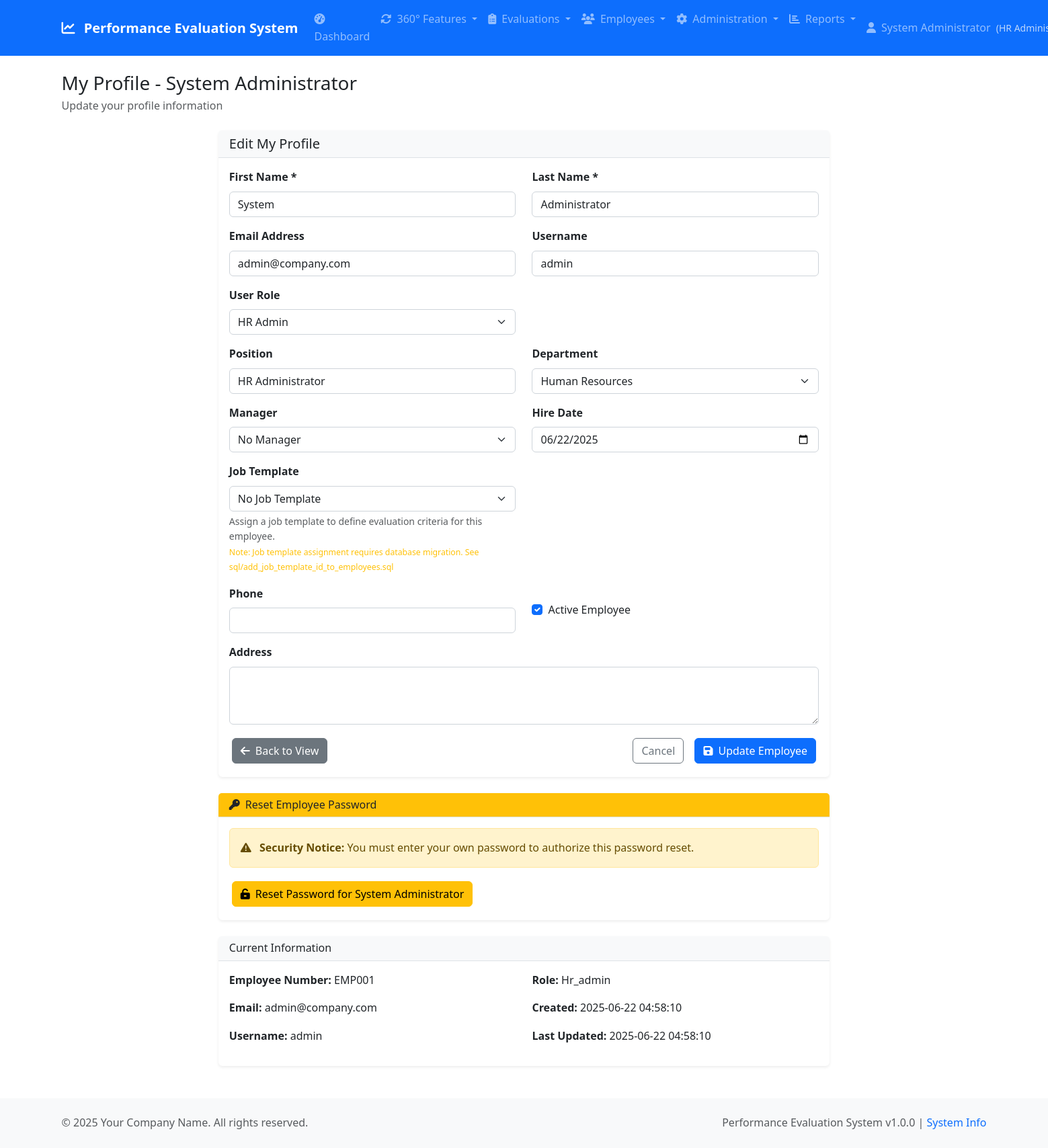
The page /employees/edit.php?id=1 (signed in) on the database its author committed.
### tables this page shows
CREATE TABLE employees (
    employee_id INT AUTO_INCREMENT PRIMARY KEY,
    user_id INT UNIQUE,
    employee_number VARCHAR(20) UNIQUE,
    first_name VARCHAR(50) NOT NULL,
    last_name VARCHAR(50) NOT NULL,
    position VARCHAR(100),
    department VARCHAR(100),
    manager_id INT,
    job_template_id INT,
    hire_date DATE,
    phone VARCHAR(20),
    address TEXT,
    active BOOLEAN DEFAULT TRUE,
    created_at TIMESTAMP DEFAULT CURRENT_TIMESTAMP,
    updated_at TIMESTAMP DEFAULT CURRENT_TIMESTAMP ON UPDATE CURRENT_TIMESTAMP,
    FOREIGN KEY (user_id) REFERENCES users(user_id) ON DELETE SET NULL,
    FOREIGN KEY (manager_id) REFERENCES employees(employee_id) ON DELETE SET NULL,
    INDEX idx_employee_number (employee_number),
    INDEX idx_manager (manager_id),
    INDEX idx_job_template (job_template_id),
    INDEX idx_department (department),
    INDEX idx_active (active)
);

CREATE TABLE users (
    user_id INT AUTO_INCREMENT PRIMARY KEY,
    username VARCHAR(50) UNIQUE NOT NULL,
    email VARCHAR(100) UNIQUE NOT NULL,
    password_hash VARCHAR(255) NOT NULL,
    role ENUM('hr_admin', 'manager', 'employee') NOT NULL DEFAULT 'employee',
    is_active BOOLEAN DEFAULT TRUE,
    last_login TIMESTAMP NULL,
    created_at TIMESTAMP DEFAULT CURRENT_TIMESTAMP,
    updated_at TIMESTAMP DEFAULT CURRENT_TIMESTAMP ON UPDATE CURRENT_TIMESTAMP,
    INDEX idx_username (username),
    INDEX idx_email (email),
    INDEX idx_role (role)
);

CREATE TABLE departments (
    id INT AUTO_INCREMENT PRIMARY KEY,
    department_name VARCHAR(255) NOT NULL UNIQUE,
    description TEXT,
    manager_id INT,
    is_active BOOLEAN DEFAULT TRUE,
    created_by INT,
    created_at TIMESTAMP DEFAULT CURRENT_TIMESTAMP,
    updated_at TIMESTAMP DEFAULT CURRENT_TIMESTAMP ON UPDATE CURRENT_TIMESTAMP,
    FOREIGN KEY (created_by) REFERENCES users(user_id) ON DELETE SET NULL,
    FOREIGN KEY (manager_id) REFERENCES employees(employee_id) ON DELETE SET NULL,
    INDEX idx_department_name (department_name),
    INDEX idx_is_active (is_active),
    INDEX idx_manager_id (manager_id)
);

### public/employees/edit.php (the view, shortened to what the rows shown need)
<?php
require_once __DIR__ . '/../../includes/auth.php';
require_once __DIR__ . '/../../classes/Employee.php';
require_once __DIR__ . '/../../classes/User.php';
require_once __DIR__ . '/../../classes/Department.php';
$employeeId = $_GET['id'] ?? null;
$employeeClass = new Employee();
$includeInactive = isHRAdmin();
$employee = $employeeClass->getEmployeeById($employeeId, $includeInactive);
$departments = $employeeClass->getDepartments();
include __DIR__ . '/../../templates/header.php';
?>
<div class="row justify-content-center">
    <div class="col-md-8">
        <div class="card">
            <div class="card-body">
                <form method="POST">
                    <div class="row">
                        <div class="col-md-6">
                            <div class="mb-3">
                                <label for="first_name" class="form-label">First Name *</label>
                                <input type="text" class="form-control" id="first_name" name="first_name"
                                       value="<?php echo htmlspecialchars($employee['first_name']); ?>" required>
                            </div>
                        </div>
                        <div class="col-md-6">
                            <div class="mb-3">
                                <label for="last_name" class="form-label">Last Name *</label>
                                <input type="text" class="form-control" id="last_name" name="last_name"
                                       value="<?php echo htmlspecialchars($employee['last_name']); ?>" required>
                            </div>
                        </div>
                    </div>
                    <?php if (isHRAdmin()): ?>
                    <div class="row">
                        <div class="col-md-6">
                            <div class="mb-3">
                                <label for="email" class="form-label">Email Address</label>
                                <input type="email" class="form-control" id="email" name="email"
                                       value="<?php echo htmlspecialchars($employee['email'] ?? ''); ?>">
                            </div>
                        </div>
                        <div class="col-md-6">
                            <div class="mb-3">
                                <label for="username" class="form-label">Username</label>
                                <input type="text" class="form-control" id="username" name="username"
                                       value="<?php echo htmlspecialchars($employee['username'] ?? ''); ?>">
                            </div>
                        </div>
                    </div>
                    <div class="row">
                        <div class="col-md-6">
                            <div class="mb-3">
                                <label for="role" class="form-label">User Role</label>
                                <select class="form-select" id="role" name="role">
                                    <option value="hr_admin" <?php echo ($employee['role'] ?? '') === 'hr_admin' ? 'selected' : ''; ?>>HR Admin</option>
                                </select>
                            </div>
                        </div>
                        <div class="col-md-6">
                        </div>
                    </div>
                    <div class="row">
                        <div class="col-md-6">
                            <div class="mb-3">
                                <label for="position" class="form-label">Position</label>
                                <input type="text" class="form-control" id="position" name="position"
                                       value="<?php echo htmlspecialchars($employee['position'] ?? ''); ?>">
                            </div>
                        </div>
                        <div class="col-md-6">
                            <div class="mb-3">
                                <label for="department" class="form-label">Department</label>
                                <select class="form-select" id="department" name="department">
                                    <?php
                                    $allDepartments = $departmentClass->getDepartments();
                                    foreach ($allDepartments as $dept): ?>
                                    <option value="<?php echo htmlspecialchars($dept['department_name']); ?>"
                                            <?php echo ($employee['department'] ?? '') == $dept['department_name'] ? 'selected' : ''; ?>>
                                        <?php echo htmlspecialchars($dept['department_name']); ?>
                                    </option>
                                    <?php endforeach; ?>
                                </select>
                            </div>
                        </div>
                    </div>
                    <?php endif; ?>
                    <?php if (isHRAdmin()): ?>
                    <div class="row">
                        <div class="col-md-6">
                            <div class="mb-3">
                                <label for="manager_id" class="form-label">Manager</label>
                                <select class="form-select" id="manager_id" name="manager_id">
                                    <option value="">No Manager</option>
                                </select>
                            </div>
                        </div>
                        <div class="col-md-6">
                            <div class="mb-3">
                                <label for="hire_date" class="form-label">Hire Date</label>
                                <input type="date" class="form-control" id="hire_date" name="hire_date"
                                       value="<?php echo $employee['hire_date']; ?>">
                            </div>
                        </div>
                    </div>
                    <div class="row">
                        <div class="col-md-6">
                            <div class="mb-3">
                                <label for="job_template_id" class="form-label">Job Template</label>
                                <select class="form-select" id="job_template_id" name="job_template_id">
                                    <option value="">No Job Template</option>
                                </select>
                                <div class="form-text">
                                    Assign a job template to define evaluation criteria for this employee.
                                    <br><small class="text-warning">Note: Job template assignment requires database migration. See sql/add_job_template_id_to_employees.sql</small>
                                </div>
                            </div>
                        </div>
                        <div class="col-md-6">
                        </div>
                    </div>
                    <?php endif; ?>
                    <div class="row">
                        <?php if (isHRAdmin()): ?>
                        <div class="col-md-6">
                            <div class="mb-3">
                                <div class="form-check mt-4">
                                    <input class="form-check-input" type="checkbox" id="active" name="active"
                                           <?php echo $employee['active'] ? 'checked' : ''; ?>>
                                    <label class="form-check-label" for="active">
                                        Active Employee
                                    </label>
                                </div>
                            </div>
                        </div>
                        <?php endif; ?>
                    </div>
                </form>
            </div>
        </div>
    </div>
</div>
<?php if (isHRAdmin() && !empty($employee['user_id'])): ?>
<div class="row justify-content-center mt-4">
    <div class="col-md-8">
        <div class="card border-warning">
            <div class="card-header bg-warning text-dark">
                <h6 class="card-title mb-0">
                    <i class="fas fa-key me-2"></i>Reset Employee Password
                </h6>
            </div>
            <div class="card-body">
                <div class="alert alert-warning">
                    <i class="fas fa-exclamation-triangle me-2"></i>
                    <strong>Security Notice:</strong> You must enter your own password to authorize this password reset.
                </div>
                <button class="btn btn-warning" type="button" data-bs-toggle="collapse" data-bs-target="#passwordResetForm" aria-expanded="false">
                    <i class="fas fa-unlock-alt me-2"></i>Reset Password for <?php echo htmlspecialchars($employee['first_name'] . ' ' . $employee['last_name']); ?>
                </button>
            </div>
        </div>
    </div>
</div>
<?php endif; ?>
<div class="row justify-content-center mt-4">
    <div class="col-md-8">
        <div class="card">
            <div class="card-body">
                <div class="row">
                    <div class="col-md-6">
                        <p><strong>Employee Number:</strong> <?php echo htmlspecialchars($employee['employee_number']); ?></p>
                        <p><strong>Email:</strong> <?php echo htmlspecialchars($employee['email'] ?? 'N/A'); ?></p>
                        <p><strong>Username:</strong> <?php echo htmlspecialchars($employee['username'] ?? 'N/A'); ?></p>
                    </div>
                    <div class="col-md-6">
                        <p><strong>Role:</strong> <?php echo htmlspecialchars(ucfirst($employee['role'] ?? 'N/A')); ?></p>
                        <p><strong>Created:</strong> <?php echo formatDate($employee['created_at'] ?? null); ?></p>
                        <p><strong>Last Updated:</strong> <?php echo formatDate($employee['updated_at'] ?? null); ?></p>
                    </div>
                </div>
            </div>
        </div>
    </div>
</div>
<?php include __DIR__ . '/../../templates/footer.php'; ?>

### rows shown on the page
employees: first_name "System", last_name "Administrator", email "admin@company.com", username "admin", position "HR Administrator", department "Human Resources", hire_date "06/22/2025", active "☑", first_name+last_name "System Administrator", employee_number "EMP001", user.email "admin@company.com", user.username "admin", user.role "Hr_admin", created_at "2025-06-22 04:58:10", updated_at "2025-06-22 04:58:10"
users: role "HR Admin"

### other values the page prints
getAppSetting('system_name', APP_NAME) "Performance Evaluation System"
$item['title'] "Dashboard"
$item['title'] "360° Features"
$item['title'] "Evaluations"
$item['title'] "Employees"
$item['title'] "Administration"
$item['title'] "Reports"
getUserDisplayName() "System Administrator"
getUserRoleDisplayName() "HR…"
$pageTitle "My Profile - System Administrator"
$pageDescription "Update your profile information"
getAppSetting('company_name', 'Your Company') "Your Company Name"
APP_VERSION "1.0.0"
